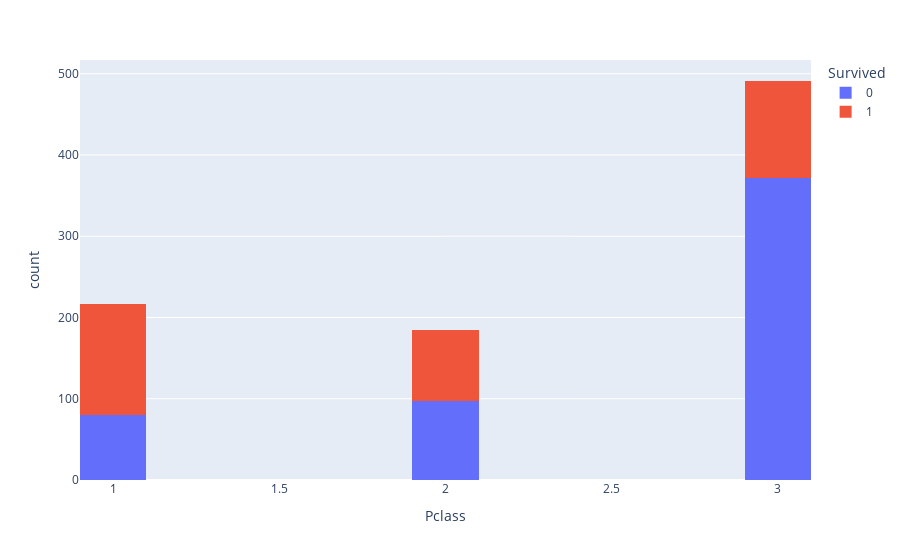

The notebook cell this image was saved under:
### Code cell
pt.histogram(df, x = 'Pclass', color = 'Survived', nbins=20)

### Figure 1 — Plotly figure (JSON) as saved in the notebook; plotly's stock layout.template omitted (floating-point values rounded to 4 significant figures; data arrays with more than 128 entries replaced by an {"elided": "..."} marker saying what was removed)
{"data": [{"alignmentgroup": "True", "bingroup": "x", "hovertemplate": "Survived=0<br>Pclass=%{x}<br>count=%{y}<extra></extra>", "legendgroup": "0", "marker": {"color": "#636efa", "pattern": {"shape": ""}}, "name": "0", "nbinsx": 20, "offsetgroup": "0", "orientation": "v", "showlegend": true, "type": "histogram", "x": {"elided": "549 int values"}, "xaxis": "x", "yaxis": "y"}, {"alignmentgroup": "True", "bingroup": "x", "hovertemplate": "Survived=1<br>Pclass=%{x}<br>count=%{y}<extra></extra>", "legendgroup": "1", "marker": {"color": "#EF553B", "pattern": {"shape": ""}}, "name": "1", "nbinsx": 20, "offsetgroup": "1", "orientation": "v", "showlegend": true, "type": "histogram", "x": {"elided": "342 int values"}, "xaxis": "x", "yaxis": "y"}], "layout": {"barmode": "relative", "legend": {"title": {"text": "Survived"}, "tracegroupgap": 0}, "margin": {"t": 60}, "xaxis": {"anchor": "y", "domain": [0, 1], "title": {"text": "Pclass"}}, "yaxis": {"anchor": "x", "domain": [0, 1], "title": {"text": "count"}}}}
